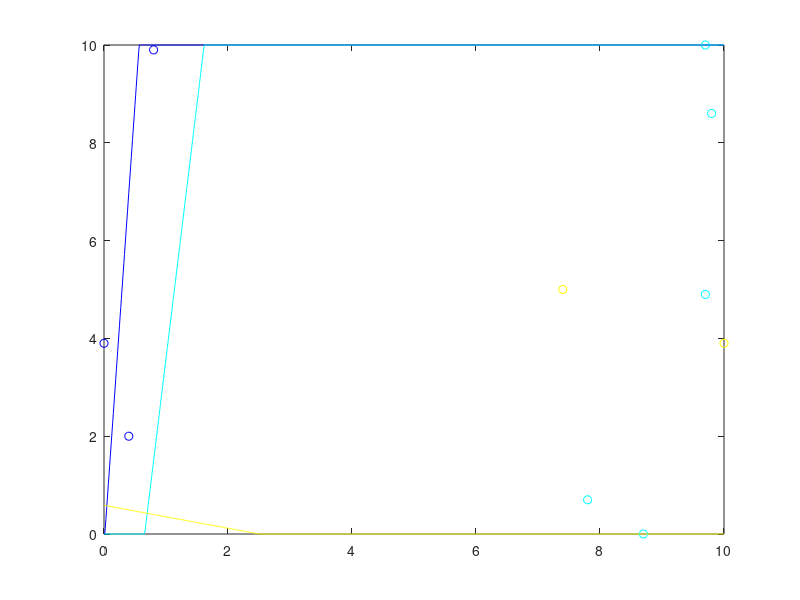

Here is the MATLAB script that generated this plot:
x0 = 0.000000:.01:10.000000;
c0 = [0.400000 2.000000 ;
0.000000 3.900000 ;
0.800000 9.900000 ;
];
y_c0 =  - 0.998472 / -0.0552561 * x0  + 0.0137022 / -0.0552561;
c1 = [9.800000 8.600000 ;
9.700000 10.000000 ;
8.700000 0.000000 ;
9.700000 4.900000 ;
7.800000 0.700000 ;
];
y_c1 =  - 0.995424 / -0.0955605 * x0  + 0.652792 / -0.0955605;
c2 = [7.400000 5.000000 ;
10.000000 3.900000 ;
];
y_c2 =  - 0.228214 / 0.973611 * x0  + 0.57116 / 0.973611;
colors = jet(3);
if (size(c0) >0) plot (c0(:,1), c0(:,2),'o', 'color', colors(1,:)); end
hold on;
if (size(c1) >0) plot (c1(:,1), c1(:,2),'o', 'color', colors(2,:)); end
hold on;
if (size(c2) >0) plot (c2(:,1), c2(:,2),'o', 'color', colors(3,:)); end
hold on;
for i = 1 : size(y_c0, 2) 
 if y_c0(i) > 10.000000 
 y_c0(i) = 10.000000; 
 end 
 if y_c0(i) < 0.000000 
 y_c0(i) = 0.000000; 
 end 
 end
for i = 1 : size(y_c1, 2) 
 if y_c1(i) > 10.000000 
 y_c1(i) = 10.000000; 
 end 
 if y_c1(i) < 0.000000 
 y_c1(i) = 0.000000; 
 end 
 end
for i = 1 : size(y_c2, 2) 
 if y_c2(i) > 10.000000 
 y_c2(i) = 10.000000; 
 end 
 if y_c2(i) < 0.000000 
 y_c2(i) = 0.000000; 
 end 
 end
plot(x0, y_c0, 'color', colors(1,:));
hold on;
plot(x0, y_c1, 'color', colors(2,:));
hold on;
plot(x0, y_c2, 'color', colors(3,:));
hold on;
